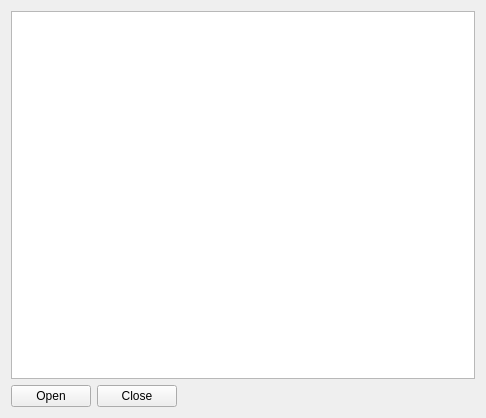
<?xml version="1.0" encoding="UTF-8"?>
<ui version="4.0">
 <class>WidgetFolderTree</class>
 <widget class="QWidget" name="WidgetFolderTree">
  <property name="geometry">
   <rect>
    <x>0</x>
    <y>0</y>
    <width>486</width>
    <height>418</height>
   </rect>
  </property>
  <property name="windowTitle">
   <string>Folder View</string>
  </property>
  <property name="windowOpacity">
   <double>0.000000000000000</double>
  </property>
  <layout class="QVBoxLayout" name="verticalLayout">
   <item>
    <widget class="QTreeView" name="treeView"/>
   </item>
   <item>
    <layout class="QHBoxLayout" name="horizontalLayout">
     <item>
      <widget class="QPushButton" name="pushButtonOpen">
       <property name="text">
        <string>Open</string>
       </property>
      </widget>
     </item>
     <item>
      <widget class="QPushButton" name="pushButtonClose">
       <property name="text">
        <string>Close</string>
       </property>
      </widget>
     </item>
     <item>
      <spacer name="horizontalSpacer">
       <property name="orientation">
        <enum>Qt::Horizontal</enum>
       </property>
       <property name="sizeHint" stdset="0">
        <size>
         <width>40</width>
         <height>20</height>
        </size>
       </property>
      </spacer>
     </item>
    </layout>
   </item>
  </layout>
 </widget>
 <resources/>
 <connections/>
</ui>
